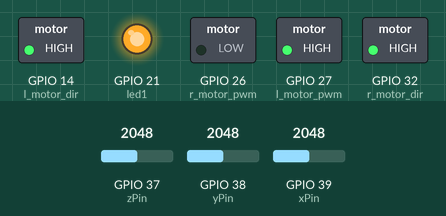
Simulated run of this sketch. Board: ESP32. Shown: switched loads named in the sketch (green lamp = pin HIGH), output pins drawn as LEDs (lit = HIGH). The test bench sets the inputs (shaded band); at power-on: GPIO 37 (zPin) = 2048, GPIO 38 (yPin) = 2048, GPIO 39 (xPin) = 2048.

Above: at 0.1 s.
Timing chart, 0 to 1.6 s (numbered marks = the images above):
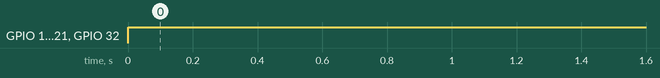

Measured:
- by itself, GPIO 14 (l_motor_dir), GPIO 21 (led1), GPIO 32 (r_motor_dir): LOW → HIGH at 0.00 s

The sketch:

scoosh.ino
```cpp
#include <stdio.h>

const int xPin = A3; // x-axis of the accelerometer
const int yPin = A2; // y-axis
const int zPin = A1; // z-axis
const int led1 = 21; // red LED to check if accelerometer measures movement

void setup()
{
  //servo_setup();
  motor_setup();
  pinMode(led1, OUTPUT); // make red led an ouput indicator for accelerometer movement
  Serial.begin(9600); // Serial baud rate of 9600
}

bool recMovement(float x,float y)// function to recognize accelerometer movement
{
  if ((x < 220 || x > 240) || (y < 210 || y > 230)){ // treshold values are 220-240 for x axis and 210-230 for y axis
    return true;
  }else{
    return false;
  }
}

float sampleX(){ // sampling of accelerometer values to reduce noise/error from accelerometer outputs

  int x;
  float xTrans = 0;
  for (int i = 0; i <10; i++){ // read 10 values from accelerometer

    x = analogRead(xPin);
    xTrans += ((float)x - 331.5)/65*9.8;
  }
  return xTrans/10; // average these values
}

// sampleY() and sampleZ() follow the same logic/structure as sampleX()

float sampleY(){

  int y;
  float yTrans = 0;
  for (int i = 0; i <10; i++){

    y = analogRead(yPin);
    yTrans += ((float)y - 329.5)/68.5*9.8;
  }
  return yTrans/10;
}

float sampleZ(){

  int z;
  float zTrans = 0;
  for (int i = 0; i <10; i++){

    z = analogRead(zPin);
    zTrans += ((float)z - 340)/68*9.8;
  }
  return zTrans/10;
}

void loop()
{
  //servo_loop();
  motor_loop();

  float xVal, yVal, zVal;

  xVal = sampleX();
  yVal = sampleY();
  zVal = sampleZ();

  if (recMovement(xVal,yVal) == 1){ // passing the averaged acceleromter outputs to the recMovement() function and checking to see if there is movement
    digitalWrite(led1, HIGH); // turn on the led when movement has been recognizes
    //Serial.print("OPEN DOOR!!\n");
    delay(500);
  } else {
    digitalWrite(led1, LOW);
    delay(500);
  }

}
```

motor_drive.ino
```cpp
const int l_motor_pwm = 27; // left motor PWM pin
const int l_motor_dir = 14; // left motor direction pin
const int l_motor_channel = 3; // left motor PWM channel

const int r_motor_pwm = 26; // right motor PWM pin
const int r_motor_dir = 32; // right motor direction pin
const int r_motor_channel = 7; // right motor PWM channel

const int frequency = 5000; // PWM frequency
const int resolution = 8; // resolution in bits

void motor_setup(){

  ledcSetup(l_motor_channel, frequency, resolution); // setting up pwm channel with 5000 Hz frequency 8 bit resolution
  ledcSetup(r_motor_channel, frequency, resolution);

  ledcAttachPin(l_motor_pwm, l_motor_channel); // connecting gpio pin 15 to channel 0
  ledcAttachPin(r_motor_pwm, r_motor_channel); // connecting gpio pin 33 to channel 1

  pinMode(l_motor_dir, OUTPUT);
  ledcWrite(l_motor_channel, 0); // setting initial motor duty cycles to 0 (motor no move at start)

  pinMode(r_motor_dir, OUTPUT);
  ledcWrite(r_motor_channel, 0);

}

void motor_loop(){

  ledcWrite(l_motor_channel, 255);
  digitalWrite(l_motor_dir, 1);

  ledcWrite(r_motor_channel, 0);
  digitalWrite(r_motor_dir, 1);

}
```

servo_drive.ino
```cpp
#include <ServoESP32.h>

Servo myServo;  // create servo object to control a servo

int pos = 0;    // variable to store the servo position

void servo_setup() {
  myServo.attach(13);  // attaches the servo on pin 13 to the servo object
}

void servo_loop() {
  for (pos = 0; pos <= 180; pos += 1) { // goes from 0 degrees to 180 degrees
    // in steps of 1 degree
    myServo.write(pos);              // tell servo to go to position in variable 'pos'
    delay(15);                       // waits 15ms for the servo to reach the position
  }
  for (pos = 180; pos >= 0; pos -= 1) { // goes from 180 degrees to 0 degrees
    myServo.write(pos);              // tell servo to go to position in variable 'pos'
    delay(15);                       // waits 15ms for the servo to reach the position
  }
}
```
